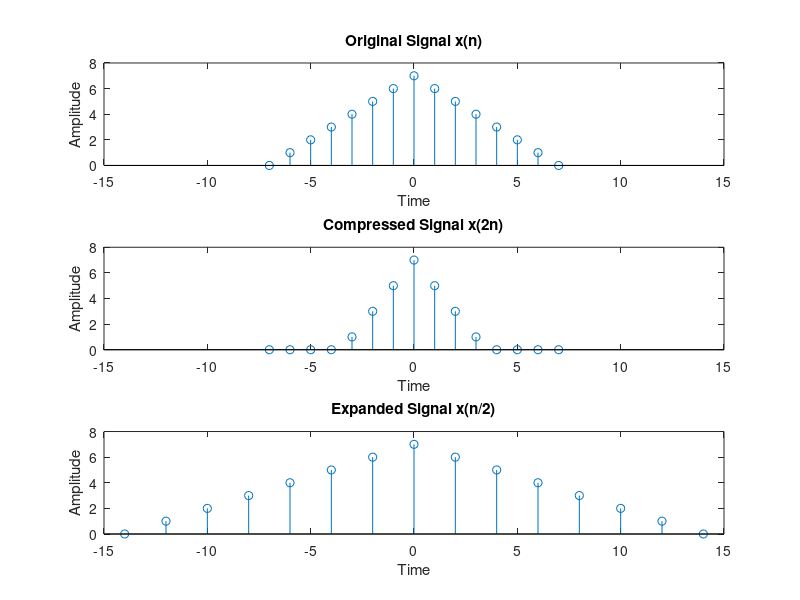

The MATLAB script that drew this image:
%Time Scaling Plot of discreate time signal.

%Reference:
%Youtube: https://www.youtube.com/watch?v=U4sXq7ml1mA

clc;                        %clears the command window and homes the cursor.
clear all;                  %Clear variables and functions from memory.
clf;                        %Clear current figure.

%Defining The Original Signal {x(n)}.

%n=-7:7;
n=-7:1:7;                                %defining the x axis how many point take value.
x1=[0 1 2 3 4 5 6 7 6 5 4 3 2 1 0];      %defining the amplitude of Y axis each point of x axis.
subplot(3,1,1);                          %subplot mean a portion of a figure.where 2 row 1 column and it's postion is row 1 column 1.
stem(n,x1);                              %plots the data sequence Y at the values specified in X.
xlabel('Time');                          %x-axis label.
ylabel('Amplitude');                     %y-axis label.
title('Original Signal x(n)');           %title  Graph title.
axis([-15 15 0 8]);                      %AXIS([XMIN XMAX YMIN YMAX]) sets scaling for the x- and y-axes on the current plot.

%Defining The Time Scaling Signal {x(2n)} that is Compressed signal.

x2=[zeros(1,4) 1 3 5 7 5 3 1 zeros(1,4)];   %ZEROS([M,N]) is an M-by-N matrix of zeros.
subplot(3,1,2);                             %subplot mean a portion of a figure.where 2 row 1 column and it's postion is row 1 column 1.
stem(n,x2);                                 %plots the data sequence Y at the values specified in X.
xlabel('Time');                             %x-axis label.
ylabel('Amplitude');                        %y-axis label.
title('Compressed Signal x(2n)');           %title  Graph title.
axis([-15 15 0 8]);                         %AXIS([XMIN XMAX YMIN YMAX]) sets scaling for the x- and y-axes on the current plot.

%Defining The Time Scaling Signal {x(n/2)} that is Expanded signal.

% n1=-14:1:14;
% x3=[0,0,1,0,2,0,3,0,4,0,5,0,6,0,7,0,6,0,5,0,4,0,3,0,2,0,1,0,0];
n1=-14:2:14;                                %defining the x axis how many point take value.
x3=[0 1 2 3 4 5 6 7 6 5 4 3 2 1 0];         %defining the amplitude of Y axis each point of x axis.
subplot(3,1,3);                             %subplot mean a portion of a figure.where 2 row 1 column and it's postion is row 1 column 1.
stem(n1,x3);                                %plots the data sequence Y at the values specified in X.
xlabel('Time');                             %x-axis label.
ylabel('Amplitude');                        %y-axis label.
title('Expanded Signal x(n/2)');            %title  Graph title.
axis([-15 15 0 8]);                         %AXIS([XMIN XMAX YMIN YMAX]) sets scaling for the x- and y-axes on the current plot.